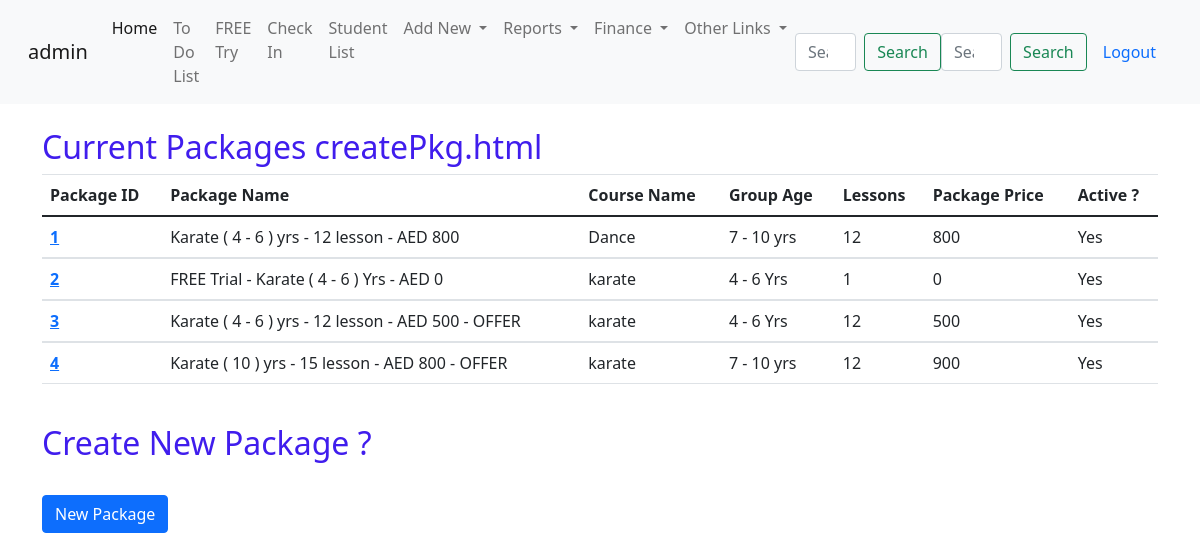
Screenshot of /newPKG/ (signed in) with the database file from the repository.
### student/models.py (models this page shows, shortened)
class studioPackages(models.Model):
    packageId = models.AutoField(primary_key=True)
    PakageName = models.CharField(max_length=255, unique=True)
    courseName = models.ForeignKey(courseList,max_length=50,on_delete=models.CASCADE)
    group_age = models.ForeignKey(groupAge,max_length=255,on_delete=models.CASCADE)
    numberOfLessons = models.IntegerField()
    packagePrice = models.IntegerField()
    active = models.BooleanField(default=True)
    freeTry = models.BooleanField(default=True)

class courseList(models.Model):
    coursList = models.CharField(max_length=50,unique=True)
    def __str__(self) -> str:
        return f'{self.coursList}'

class groupAge(models.Model):
    groupAge = models.CharField(max_length=255)
    def __str__(self) -> str:
        return f"{self.groupAge}"

### student/views.py (the view, shortened to what this page needs)
# urls.py: path('newPKG/',views.derivedPackage.as_view(),name='createPKG'),
class derivedPackage(CreateView):
    queryset = studioPackages.objects.all()
    model = studioPackages
    form_class = derivePackageform
    initial = {'PakageName': ''}
    template_name = 'student/createPkg.html'
    def get_context_data(self, **kwargs):
       context = super(derivedPackage, self).get_context_data(**kwargs)
       context['packages'] = studioPackages.objects.all()
       return context

### student/templates/student/createPkg.html (shortened to what this page needs)
{% extends 'student/base.html' %}
{% load static %}
{% block content %}
{% if user.is_authenticated %}
<br>
<div class="container-lg">
    <h2>Current Packages createPkg.html</h2>
    <table class="table">
        <thead>
          <tr>
            <th scope="col">Package ID</th>
            <th scope="col">Package Name</th>
            <th scope="col">Course Name</th>
            <th scope="col">Group Age</th>
            <th scope="col">Lessons </th>
            <th scope="col">Package Price</th>
            <th scope="col">Active ? </th>
          </tr>
        </thead>
        {% for x in packages %}
        <tbody>
          <tr>
            <th scope="row"><a href="/student/editPackages/{{x.packageId}}">{{x.packageId}} </th></a>
            <td>{{x.PakageName}}</td>
            <td>{{x.courseName}}</td>
            <td>{{x.group_age}}</td>
            <td>{{x.numberOfLessons}}</td>
            <td>{{x.packagePrice}}</td>
            {% if x.active == True %}
            <td>Yes</td>
            {% else %}
            <td>No</td>
            {% endif %}
        </tr>
        </tbody>
        {% endfor %}
      </table>
</div>
<br>
{% else %}
<div class="container">
  <h1>Log In to View this Page</h1>
  click <a href="{% url 'login' %}">here</a> to login
</div>
{% endif %}
<div class="container-lg">
    <h2>Create New Package ? </h2>
    {% if user.is_superuser %}
</div>
<br>
<div class="container-lg">
<button class="btn btn-primary" onclick="myFunction()">New Package</button>
<br>
</div>
<br>
{% else %}
<div class="container">
  <h3>Kindly contact the admin to create new package</h3>
  click <a href="{% url 'login' %}">here</a> to login
</div>
{% endif %}
{% endblock  %}

### student/templates/student/navbar.html (shortened to what this page needs)
<nav class="navbar navbar-expand-lg navbar-light bg-light">
    <div class="container-fluid">
      {% if user.is_authenticated %}
      <a class="navbar-brand" href="#">{{user}}</a>
      {% else %}
      <a class="navbar-brand" href="#">Hello Visitor</a>
      <a class="navbar-brand" >Contact Us on : +971 00 000 000</a>
      {% endif %}
      <div class="collapse navbar-collapse" id="navbarSupportedContent">
        <ul class="navbar-nav me-auto mb-2 mb-lg-0">
          {% if user.is_authenticated %}
          <li class="nav-item">
            <a class="nav-link active" aria-current="page" href="{% url 'student:home' %}">Home</a>
          </li>
          <li class="nav-item">
            <a class="nav-link" href="{% url 'student:toDolist' %}">To Do List</a>
          </li>
          <li class="nav-item">
            <a class="nav-link" href="{% url 'student:freetryList' %}">FREE Try</a>
          </li>
          <li class="nav-item">
            <a class="nav-link" href="{% url 'student:checkIn' %}">Check In</a>
          </li>
          <li class="nav-item">
            <a class="nav-link" href="{% url 'student:CustList' %}">Student List</a>
          </li>
          <li class="nav-item dropdown">
            <a class="nav-link dropdown-toggle" href="#" id="navbarDropdown" role="button" data-bs-toggle="dropdown" aria-expanded="false">
              Add New
            </a>
          </li>
          {% if user.is_superuser %}
          <li class="nav-item dropdown">
            <a class="nav-link dropdown-toggle" href="#" id="navbarDropdown" role="button" data-bs-toggle="dropdown" aria-expanded="false">
              Reports
            </a>
          </li>
          {% endif %}
          <li class="nav-item dropdown">
            <a class="nav-link dropdown-toggle" href="#" id="navbarDropdown" role="button" data-bs-toggle="dropdown" aria-expanded="false">
              Finance
            </a>
          </li>
          <li class="nav-item dropdown">
            <a class="nav-link dropdown-toggle" href="#" id="navbarDropdown" role="button" data-bs-toggle="dropdown" aria-expanded="false">
              Other Links
            </a>
          </li>
        </ul>
        <form class="d-flex" method="POST" action="{% url 'student:search' %}">
          <input class="form-control me-2" type="search" placeholder="Search" aria-label="Search" name="searched">
          <button class="btn btn-outline-success" type="submit">Search</button>
        </form>
        <form class="d-flex" method="POST" action="{% url 'student:searchID' %}">
          <input class="form-control me-2" type="number" placeholder="Search by ID" aria-label="Search" name="searchID" required>
          <button class="btn btn-outline-success" type="submit">Search</button>
        </form>
        {% endif %}
        {% if user.is_authenticated %}
        <li class="form-inline d-flex">
          <a class="nav-link" href="{% url 'logout' %}">Logout</a>
        {% else %}
        <li class="fnav-item">
          <a class="nav-link" href="{% url 'login' %}">Log In</a>
        {% endif %}
        </li>
      </div>
    </div>
  </nav>

### student/static/student/custom.css (style rules this page uses)
h2 { color: rgb(64, 29, 237); border-radius: 2; }

### rows the page displays
studioPackages: packageId "1", PakageName "Karate ( 4 - 6 ) yrs - 12 lesson - AED 800", courseName "Dance", group_age "7 - 10 yrs", numberOfLessons "12", packagePrice "800", active "Yes"
studioPackages: packageId "2", PakageName "FREE Trial - Karate ( 4 - 6 ) Yrs - AED 0", courseName "karate", group_age "4 - 6 Yrs", numberOfLessons "1", packagePrice "0", active "Yes"
studioPackages: packageId "3", PakageName "Karate ( 4 - 6 ) yrs - 12 lesson - AED 500 - OFFER", courseName "karate", group_age "4 - 6 Yrs", numberOfLessons "12", packagePrice "500", active "Yes"
studioPackages: packageId "4", PakageName "Karate ( 10 ) yrs - 15 lesson - AED 800 - OFFER", courseName "karate", group_age "7 - 10 yrs", numberOfLessons "12", packagePrice "900", active "Yes"

### other values shown
{{ user }} "admin"
